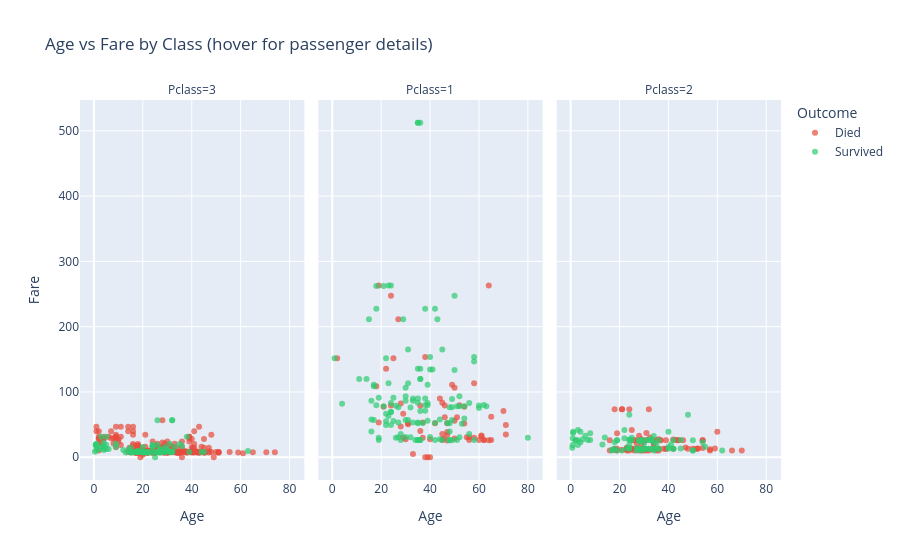

The cell this chart's notebook holds for it:
### Code cell
df["Outcome"] = df["Survived"].map({0: "Died", 1: "Survived"})
fig = px.scatter(df, x="Age", y="Fare", color="Outcome", facet_col="Pclass",
                 color_discrete_map={"Died": "#e74c3c", "Survived": "#2ecc71"},
                 opacity=0.7, hover_data=["Name", "Sex"],
                 title="Age vs Fare by Class (hover for passenger details)")
fig.write_html("plots_html/age_vs_fare_by_class.html", include_plotlyjs="cdn")
fig.show()

### Figure 1 — Plotly figure (JSON) as saved in the notebook; plotly's stock layout.template omitted (floating-point values rounded to 4 significant figures; data arrays with more than 128 entries replaced by an {"elided": "..."} marker saying what was removed)
{"data": [{"customdata": {"elided": "372x2 str values"}, "hovertemplate": "Outcome=Died<br>Pclass=3<br>Age=%{x}<br>Fare=%{y}<br>Name=%{customdata[0]}<br>Sex=%{customdata[1]}<extra></extra>", "legendgroup": "Died", "marker": {"color": "#e74c3c", "opacity": 0.7, "symbol": "circle"}, "mode": "markers", "name": "Died", "orientation": "v", "showlegend": true, "type": "scatter", "x": {"elided": "372 float values"}, "xaxis": "x", "y": {"elided": "372 float values"}, "yaxis": "y"}, {"customdata": {"elided": "80x2 str values"}, "hovertemplate": "Outcome=Died<br>Pclass=1<br>Age=%{x}<br>Fare=%{y}<br>Name=%{customdata[0]}<br>Sex=%{customdata[1]}<extra></extra>", "legendgroup": "Died", "marker": {"color": "#e74c3c", "opacity": 0.7, "symbol": "circle"}, "mode": "markers", "name": "Died", "orientation": "v", "showlegend": false, "type": "scatter", "x": [54.0, 19.0, 40.0, 28.0, 42.0, 65.0, 45.0, NaN, 28.0, 46.0, 71.0, 21.0, 47.0, 24.0, 54.0, 37.0, 24.0, 51.0, NaN, 61.0, 56.0, 50.0, NaN, 44.0, 62.0, 52.0, 40.0, NaN, 37.0, NaN, NaN, 2.0, 45.5, 38.0, 29.0, 45.0, NaN, 22.0, 27.0, 50.0, 64.0, 30.0, 65.0, 47.0, 56.0, NaN, 58.0, 55.0, 71.0, 25.0, 18.0, 47.0, NaN, 45.0, 50.0, 64.0, 62.0, NaN, 36.0, NaN, 61.0, NaN, 58.0, 47.0, 31.0, 60.0, 49.0, NaN, 36.0, 70.0, 19.0, NaN, 29.0, 46.0, NaN, 39.0, NaN, 38.0, 31.0, 33.0], "xaxis": "x2", "y": [51.86, 263.0, 27.72, 82.17, 52.0, 61.98, 83.47, 27.72, 47.1, 61.17, 34.65, 77.29, 52.0, 247.5, 77.29, 53.1, 79.2, 61.38, 25.93, 33.5, 30.7, 28.71, 50.0, 90.0, 26.55, 79.65, 0.0, 31.0, 29.7, 26.0, 27.72, 151.6, 28.5, 153.5, 66.6, 35.5, 35.0, 135.6, 211.5, 55.9, 263.0, 27.75, 26.55, 38.5, 26.55, 52.0, 29.7, 30.5, 49.5, 151.6, 108.9, 34.02, 221.8, 26.55, 106.4, 26.0, 26.55, 227.5, 40.12, 42.4, 32.32, 0.0, 113.3, 25.59, 52.0, 26.55, 110.9, 26.55, 78.85, 71.0, 53.1, 39.6, 30.0, 79.2, 30.7, 0.0, 0.0, 0.0, 50.5, 5.0], "yaxis": "y2"}, {"customdata": {"elided": "97x2 str values"}, "hovertemplate": "Outcome=Died<br>Pclass=2<br>Age=%{x}<br>Fare=%{y}<br>Name=%{customdata[0]}<br>Sex=%{customdata[1]}<extra></extra>", "legendgroup": "Died", "marker": {"color": "#e74c3c", "opacity": 0.7, "symbol": "circle"}, "mode": "markers", "name": "Died", "orientation": "v", "showlegend": false, "type": "scatter", "x": [35.0, 66.0, 27.0, 32.0, 21.0, 34.0, 29.0, 21.0, 32.5, 25.0, 23.0, 18.0, 19.0, 36.5, 42.0, 51.0, 30.0, NaN, 19.0, 24.0, 30.0, 42.0, 30.0, 27.0, 18.0, 59.0, 24.0, 44.0, 19.0, 33.0, 29.0, 54.0, 36.0, NaN, 36.0, 30.0, 26.0, 43.0, 54.0, 28.0, 25.0, 36.0, 38.0, 29.0, 18.0, 46.0, 23.0, 34.0, NaN, 30.0, 31.0, 36.0, 48.0, NaN, 34.0, NaN, 23.0, 27.0, 28.0, 54.0, 47.0, 37.0, 26.0, 57.0, 31.0, 24.0, 23.0, 32.0, 25.0, 70.0, NaN, 60.0, 25.0, 52.0, 39.0, 52.0, 34.0, 50.0, 25.0, NaN, 23.0, 23.0, 18.0, 57.0, 16.0, 39.0, 34.0, 39.0, 35.0, 31.0, 16.0, 28.0, 44.0, 21.0, 24.0, 28.0, 27.0], "xaxis": "x3", "y": [26.0, 10.5, 21.0, 10.5, 73.5, 26.0, 21.0, 73.5, 30.07, 13.0, 15.05, 11.5, 36.75, 26.0, 13.0, 12.53, 13.0, 15.05, 13.0, 13.0, 13.0, 27.0, 10.5, 13.0, 13.0, 13.5, 10.5, 26.0, 10.5, 12.28, 10.5, 26.0, 10.5, 0.0, 12.88, 24.0, 26.0, 26.25, 14.0, 13.0, 13.0, 13.0, 13.0, 27.72, 73.5, 26.0, 10.5, 21.0, 0.0, 13.0, 10.5, 27.75, 13.0, 0.0, 21.0, 0.0, 11.5, 26.0, 13.5, 26.0, 15.0, 26.0, 10.5, 12.35, 26.25, 73.5, 13.0, 73.5, 13.0, 10.5, 0.0, 39.0, 41.58, 13.5, 26.0, 13.0, 13.0, 13.0, 26.0, 0.0, 13.0, 13.0, 11.5, 10.5, 26.0, 13.0, 13.0, 13.0, 10.5, 37.0, 10.5, 33.0, 26.0, 11.5, 13.0, 10.5, 13.0], "yaxis": "y3"}, {"customdata": {"elided": "119x2 str values"}, "hovertemplate": "Outcome=Survived<br>Pclass=3<br>Age=%{x}<br>Fare=%{y}<br>Name=%{customdata[0]}<br>Sex=%{customdata[1]}<extra></extra>", "legendgroup": "Survived", "marker": {"color": "#2ecc71", "opacity": 0.7, "symbol": "circle"}, "mode": "markers", "name": "Survived", "orientation": "v", "showlegend": true, "type": "scatter", "x": [26.0, 27.0, 4.0, NaN, 15.0, 38.0, NaN, NaN, NaN, 14.0, 19.0, NaN, NaN, 17.0, 32.0, 30.0, 29.0, NaN, 33.0, 21.0, NaN, NaN, 12.0, 24.0, NaN, 22.0, 24.0, 27.0, 16.0, 9.0, 1.0, 4.0, NaN, 19.0, NaN, 18.0, 26.0, 16.0, 27.0, 16.0, 5.0, NaN, 29.0, 3.0, 25.0, 25.0, NaN, 35.0, 19.0, 30.0, 22.0, NaN, NaN, 26.0, 31.0, NaN, 45.0, NaN, 3.0, NaN, NaN, NaN, NaN, 22.0, 1.0, 21.0, 24.0, 39.0, 44.0, 32.0, NaN, NaN, 5.0, 29.0, 0.75, 2.0, 63.0, 9.0, 26.0, 29.0, NaN, 22.0, 22.0, 36.0, 32.0, NaN, 32.0, NaN, 20.0, NaN, 0.75, 23.0, NaN, 20.0, 18.0, 4.0, NaN, NaN, NaN, NaN, 31.0, 6.0, 20.0, 5.0, 13.0, 18.0, 1.0, 31.0, 0.42, 27.0, 27.0, 27.0, NaN, 15.0, 32.0, 18.0, 24.0, 4.0, 15.0], "xaxis": "x", "y": [7.925, 11.13, 16.7, 7.225, 8.029, 31.39, 7.879, 7.75, 7.229, 11.24, 7.879, 7.75, 15.25, 7.925, 56.5, 12.47, 9.5, 7.787, 15.85, 7.65, 7.775, 24.15, 11.24, 7.142, 22.36, 7.75, 15.85, 7.796, 7.733, 20.52, 11.13, 22.02, 15.5, 7.854, 7.75, 8.05, 18.79, 7.75, 7.925, 8.05, 31.39, 15.5, 15.25, 31.39, 7.775, 0.0, 7.75, 20.25, 8.05, 9.5, 7.75, 7.75, 23.25, 7.854, 20.52, 23.25, 8.05, 16.1, 15.9, 7.879, 7.879, 7.229, 7.75, 7.25, 15.74, 7.796, 16.7, 7.925, 7.925, 8.05, 16.1, 8.113, 19.26, 7.896, 19.26, 12.29, 9.588, 15.9, 56.5, 7.75, 22.36, 7.225, 7.775, 17.4, 7.854, 7.75, 7.925, 15.5, 15.74, 56.5, 19.26, 7.55, 7.829, 7.925, 9.842, 13.42, 56.5, 7.733, 15.25, 7.737, 7.925, 12.47, 7.229, 12.47, 7.229, 7.496, 20.57, 8.683, 8.517, 6.975, 8.662, 12.47, 7.75, 14.45, 56.5, 9.35, 19.26, 11.13, 7.225], "yaxis": "y"}, {"customdata": {"elided": "136x2 str values"}, "hovertemplate": "Outcome=Survived<br>Pclass=1<br>Age=%{x}<br>Fare=%{y}<br>Name=%{customdata[0]}<br>Sex=%{customdata[1]}<extra></extra>", "legendgroup": "Survived", "marker": {"color": "#2ecc71", "opacity": 0.7, "symbol": "circle"}, "mode": "markers", "name": "Survived", "orientation": "v", "showlegend": false, "type": "scatter", "x": {"elided": "136 float values"}, "xaxis": "x2", "y": {"elided": "136 float values"}, "yaxis": "y2"}, {"customdata": {"elided": "87x2 str values"}, "hovertemplate": "Outcome=Survived<br>Pclass=2<br>Age=%{x}<br>Fare=%{y}<br>Name=%{customdata[0]}<br>Sex=%{customdata[1]}<extra></extra>", "legendgroup": "Survived", "marker": {"color": "#2ecc71", "opacity": 0.7, "symbol": "circle"}, "mode": "markers", "name": "Survived", "orientation": "v", "showlegend": false, "type": "scatter", "x": [14.0, 55.0, NaN, 34.0, 3.0, 29.0, 21.0, 5.0, 29.0, 0.83, 17.0, 34.0, 32.5, 29.0, 40.0, 1.0, 32.0, 3.0, 35.0, 19.0, 8.0, 24.0, 50.0, 41.0, 42.0, NaN, 24.0, 30.0, 22.0, 36.0, 2.0, 24.0, 40.0, 36.0, 17.0, 28.0, 3.0, 34.0, 18.0, 28.0, 19.0, 42.0, 24.0, 45.0, 28.0, 13.0, 50.0, 33.0, 23.0, 33.0, 34.0, 36.0, 50.0, 2.0, 7.0, 32.0, 19.0, NaN, 8.0, 62.0, 34.0, 25.0, NaN, 24.0, 22.0, 24.0, 4.0, 28.0, 18.0, 40.0, 31.0, 45.0, 27.0, 6.0, 30.0, 30.0, 4.0, 48.0, 0.67, 54.0, 31.0, 1.0, 0.83, 42.0, 27.0, 28.0, 25.0], "xaxis": "x3", "y": [30.07, 16.0, 13.0, 13.0, 41.58, 26.0, 10.5, 27.75, 10.5, 29.0, 10.5, 23.0, 13.0, 26.0, 15.75, 39.0, 13.0, 26.0, 21.0, 10.5, 26.25, 14.5, 26.0, 19.5, 13.0, 12.35, 26.0, 12.35, 29.0, 13.0, 26.0, 13.0, 13.0, 13.0, 12.0, 12.65, 18.75, 32.5, 13.0, 26.0, 26.0, 26.0, 18.75, 26.25, 13.0, 19.5, 10.5, 27.75, 13.79, 26.0, 10.5, 26.0, 10.5, 26.0, 26.25, 26.0, 26.0, 13.86, 36.75, 10.5, 13.0, 30.0, 33.0, 27.0, 41.58, 65.0, 39.0, 13.0, 23.0, 39.0, 13.0, 13.5, 10.5, 33.0, 21.0, 13.0, 23.0, 65.0, 14.5, 23.0, 26.25, 37.0, 18.75, 13.0, 13.86, 24.0, 26.0], "yaxis": "y3"}], "layout": {"annotations": [{"font": {}, "showarrow": false, "text": "Pclass=3", "x": 0.16, "xanchor": "center", "xref": "paper", "y": 1.0, "yanchor": "bottom", "yref": "paper"}, {"font": {}, "showarrow": false, "text": "Pclass=1", "x": 0.5, "xanchor": "center", "xref": "paper", "y": 1.0, "yanchor": "bottom", "yref": "paper"}, {"font": {}, "showarrow": false, "text": "Pclass=2", "x": 0.84, "xanchor": "center", "xref": "paper", "y": 1.0, "yanchor": "bottom", "yref": "paper"}], "legend": {"title": {"text": "Outcome"}, "tracegroupgap": 0}, "title": {"text": "Age vs Fare by Class (hover for passenger details)"}, "xaxis": {"anchor": "y", "domain": [0.0, 0.32], "title": {"text": "Age"}}, "xaxis2": {"anchor": "y2", "domain": [0.34, 0.66], "matches": "x", "title": {"text": "Age"}}, "xaxis3": {"anchor": "y3", "domain": [0.68, 1.0], "matches": "x", "title": {"text": "Age"}}, "yaxis": {"anchor": "x", "domain": [0.0, 1.0], "title": {"text": "Fare"}}, "yaxis2": {"anchor": "x2", "domain": [0.0, 1.0], "matches": "y", "showticklabels": false}, "yaxis3": {"anchor": "x3", "domain": [0.0, 1.0], "matches": "y", "showticklabels": false}}}
